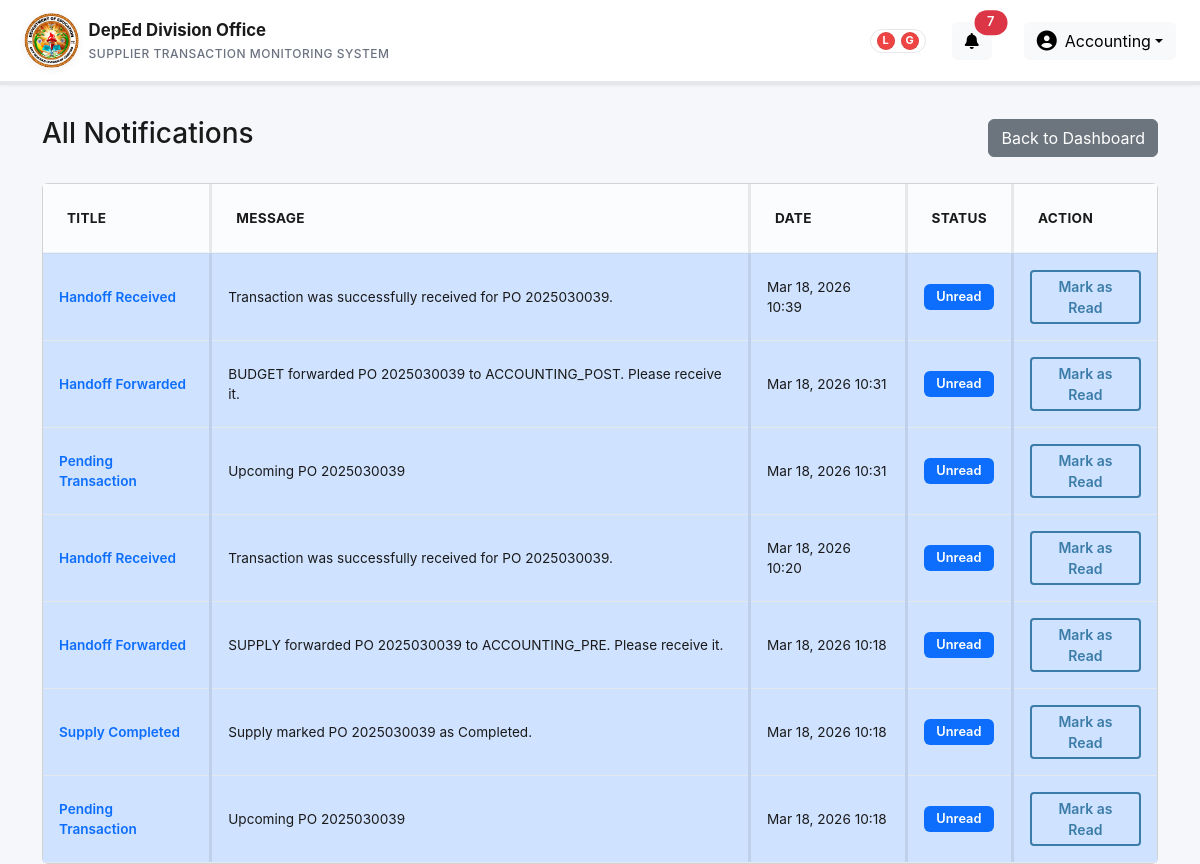
The page /dept_notifications_all.php (signed in) on the database as committed earlier.
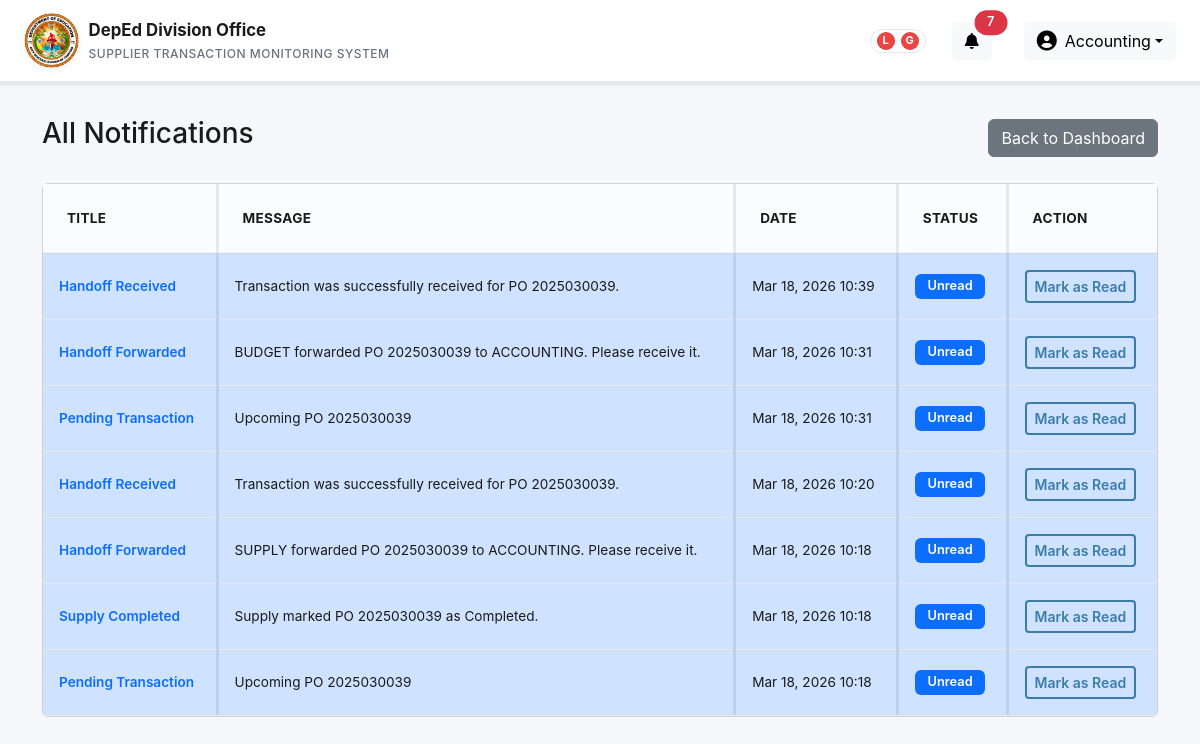
The same page on the database as committed later.
### tables this page shows
CREATE TABLE `department_notifications` (
  `id` int(11) NOT NULL,
  `role` varchar(50) NOT NULL,
  `transaction_id` int(11) DEFAULT NULL,
  `title` varchar(255) NOT NULL,
  `message` text NOT NULL,
  `link` varchar(255) DEFAULT NULL,
  `is_read` tinyint(1) NOT NULL DEFAULT 0,
  `created_at` datetime NOT NULL DEFAULT current_timestamp()
);

### dept_notifications.php (called while the page is built, shortened)
<?php
function fetch_dept_notifications(PDO $db, $role, $limit = 10)
{
    $limit = (int)$limit;
    $stmt = $db->prepare('SELECT id, title, message, link, is_read, created_at FROM department_notifications WHERE role = ? ORDER BY created_at DESC LIMIT ' . $limit);
    $stmt->execute([(string)$role]);
    return $stmt->fetchAll(PDO::FETCH_ASSOC);
}

### dept_notifications_all.php (the view, shortened to what this page needs)
<?php
require_once __DIR__ . '/auth.php';
require_once __DIR__ . '/dept_notifications.php';
$role = $_SESSION['role'] ?? '';
$db = get_db();
$notifications = [];
if (dept_notifications_table_exists($db)) {
    $notifications = fetch_dept_notifications($db, $role, 50);
}
include __DIR__ . '/header.php';
?>
<div class="container mt-4">
    <div class="d-flex justify-content-between align-items-center mb-4">
        <h3>All Notifications</h3>
        <a href="dashboard.php" class="btn btn-secondary">Back to Dashboard</a>
    </div>
    <?php if (empty($notifications)): ?>
        <div class="alert alert-info">No notifications found.</div>
    <?php else: ?>
        <div class="card">
            <div class="card-body p-0">
                <div class="table-responsive">
                    <table class="table table-hover mb-0">
                        <thead class="table-light">
                            <tr>
                                <th>Title</th>
                                <th>Message</th>
                                <th>Date</th>
                                <th>Status</th>
                                <th>Action</th>
                            </tr>
                        </thead>
                        <tbody>
                            <?php foreach ($notifications as $n): ?>
                                <tr class="<?php echo empty($n['is_read']) ? 'table-primary' : ''; ?>">
                                    <td>
                                        <?php if (!empty($n['link'])): ?>
                                            <a href="<?php echo htmlspecialchars($n['link']); ?>" class="text-decoration-none fw-semibold">
                                                <?php echo htmlspecialchars($n['title']); ?>
                                            </a>
                                        <?php else: ?>
                                            <?php echo htmlspecialchars($n['title']); ?>
                                        <?php endif; ?>
                                    </td>
                                    <td><?php echo nl2br(htmlspecialchars($n['message'])); ?></td>
                                    <td><?php echo date('M j, Y H:i', strtotime($n['created_at'])); ?></td>
                                    <td>
                                        <?php if (empty($n['is_read'])): ?>
                                            <span class="badge bg-primary">Unread</span>
                                        <?php else: ?>
                                            <span class="badge bg-secondary">Read</span>
                                        <?php endif; ?>
                                    </td>
                                    <td>
                                        <?php if (empty($n['is_read'])): ?>
                                            <a href="dept_notification_open.php?id=<?php echo (int)$n['id']; ?>" class="btn btn-sm btn-outline-primary">Mark as Read</a>
                                        <?php else: ?>
                                            <span class="text-muted">Already read</span>
                                        <?php endif; ?>
                                    </td>
                                </tr>
                            <?php endforeach; ?>
                        </tbody>
                    </table>
                </div>
            </div>
        </div>
    <?php endif; ?>
</div>
<?php include __DIR__ . '/footer.php'; ?>

Rows that differ between the two databases and show on the page:
changed department_notifications: message "BUDGET forwarded PO 2025030039 to ACCOUNTING_POST. Please receive it." → "BUDGET forwarded PO 2025030039 to ACCOUNTING. Please receive it."
changed department_notifications: message "SUPPLY forwarded PO 2025030039 to ACCOUNTING_PRE. Please receive it." → "SUPPLY forwarded PO 2025030039 to ACCOUNTING. Please receive it."
